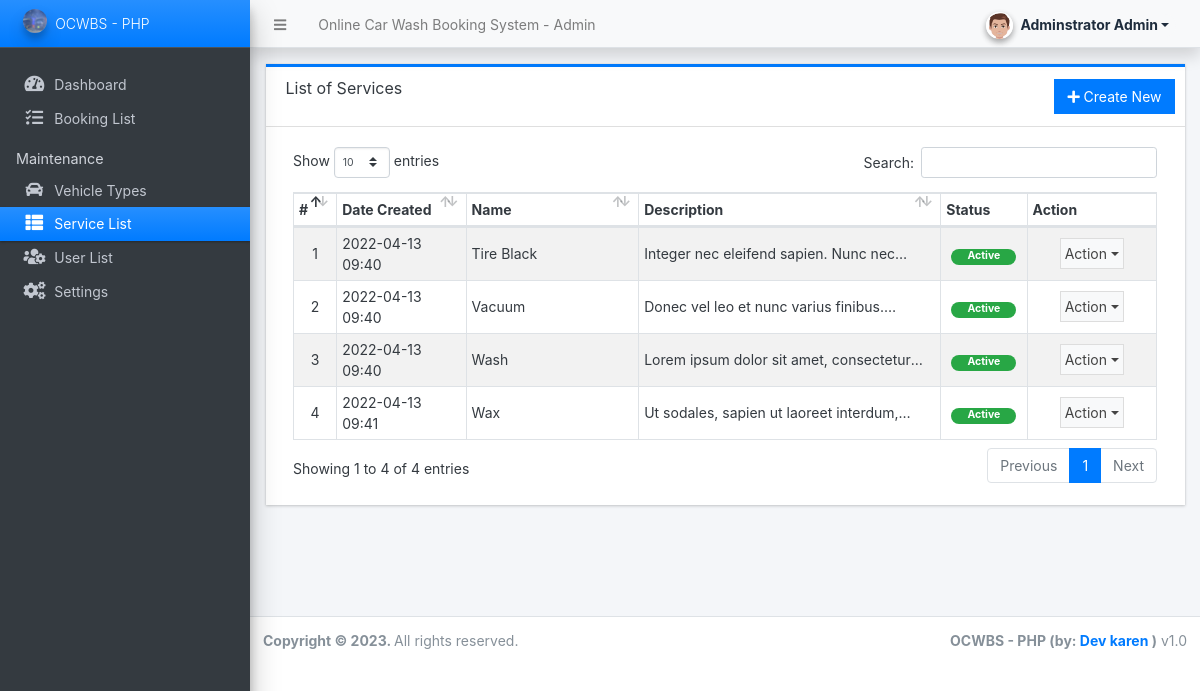
Before: /admin/?page=services (signed in) with the older database file.
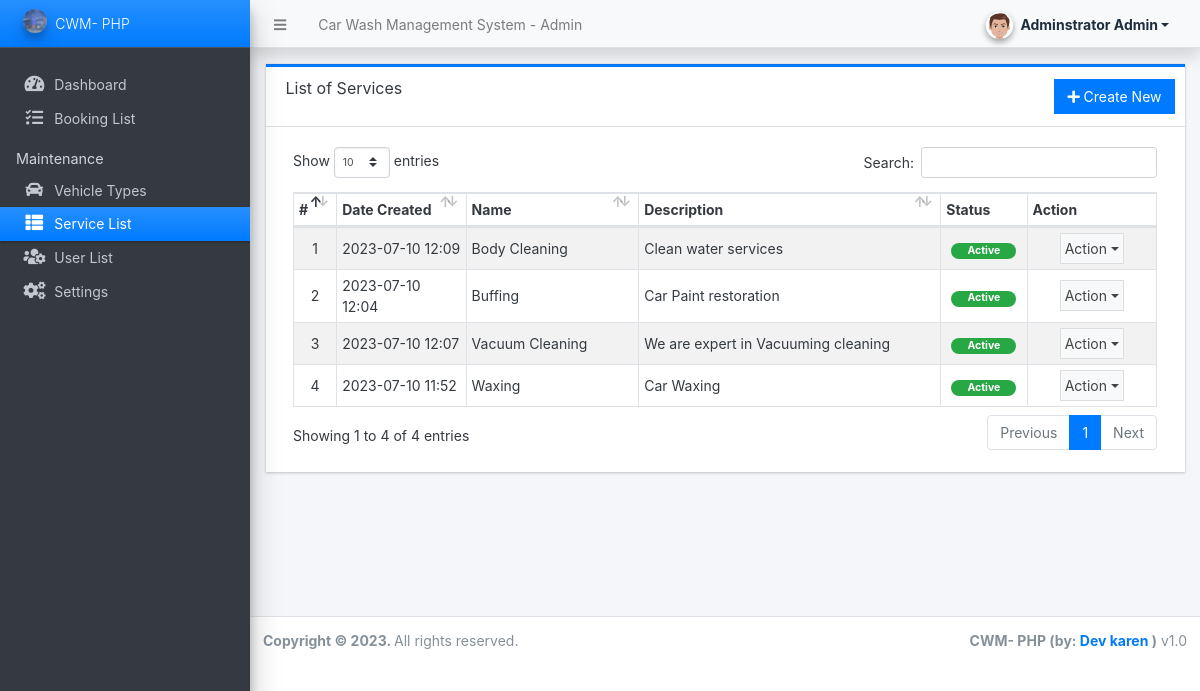
After: the same page with the newer database file.
### tables this page shows
CREATE TABLE `service_list` (
  `id` int(30) NOT NULL,
  `name` text NOT NULL,
  `description` text NOT NULL,
  `status` tinyint(4) NOT NULL DEFAULT 1,
  `delete_flag` tinyint(4) NOT NULL DEFAULT 0,
  `date_created` datetime NOT NULL DEFAULT current_timestamp(),
  `date_updated` datetime NOT NULL DEFAULT current_timestamp() ON UPDATE current_timestamp()
);

### config.php (called while the page is built, shortened)
<?php
require_once('classes/DBConnection.php');
require_once('classes/SystemSettings.php');
function validate_image($file){
	if(!empty($file)){
        $ex = explode("?",$file);
        $file = $ex[0];
        $ts = isset($ex[1]) ? "?".$ex[1] : '';
		if(is_file(base_app.$file)){
			return base_url.$file.$ts;
		}else{
			return base_url.'dist/img/no-image-available.png';
		}
	}else{
		return base_url.'dist/img/no-image-available.png';
	}
}
function isMobileDevice(){
    $aMobileUA = array(
        '/iphone/i' => 'iPhone',
        '/ipod/i' => 'iPod',
        '/ipad/i' => 'iPad',
        '/android/i' => 'Android',
        '/blackberry/i' => 'BlackBerry',
        '/webos/i' => 'Mobile'
    );
    return false;
}
?>

### classes/DBConnection.php (called while the page is built, shortened)
<?php
class DBConnection{
    private $host = DB_SERVER;
    private $username = DB_USERNAME;
    private $password = DB_PASSWORD;
    private $database = DB_NAME;
    public $conn;
    public function __construct(){
        if (!isset($this->conn)) {
            $this->conn = new mysqli($this->host, $this->username, $this->password, $this->database);
        }
    }
}
?>

### classes/SystemSettings.php (called while the page is built, shortened)
<?php
class SystemSettings extends DBConnection{
	function info($field=''){
		if(!empty($field)){
			if(isset($_SESSION['system_info'][$field]))
				return $_SESSION['system_info'][$field];
			else
				return false;
		}else{
			return false;
		}
	}
}
$_settings = new SystemSettings();
?>

### admin/services/index.php (the view, shortened to what the changed rows need)
<div class="card card-outline rounded-0 card-primary">
	<div class="card-body">
        <div class="container-fluid">
			<table class="table table-hover table-striped table-bordered" id="list">
				<colgroup>
				</colgroup>
				<thead>
					<tr>
						<th>#</th>
						<th>Date Created</th>
						<th>Name</th>
						<th>Description</th>
						<th>Status</th>
						<th>Action</th>
					</tr>
				</thead>
				<tbody>
					<?php
					$i = 1;
						$qry = $conn->query("SELECT * from `service_list` where delete_flag = 0 order by `name` asc ");
						while($row = $qry->fetch_assoc()):
					?>
						<tr>
							<td class="text-center"><?php echo $i++; ?></td>
							<td><?php echo date("Y-m-d H:i",strtotime($row['date_created'])) ?></td>
							<td><?php echo $row['name'] ?></td>
							<td ><p class="m-0 truncate-1"><?= $row['description'] ?></p></td>
							<td class="text-center">
                                <?php if($row['status'] == 1): ?>
                                    <span class="badge badge-success px-3 rounded-pill">Active</span>
                                <?php else: ?>
                                    <span class="badge badge-danger px-3 rounded-pill">Inactive</span>
                                <?php endif; ?>
                            </td>
							<td align="center">
								 <button type="button" class="btn btn-flat p-1 btn-default btn-sm dropdown-toggle dropdown-icon" data-toggle="dropdown">
				                  		Action
				                  </button>
							</td>
						</tr>
					<?php endwhile; ?>
				</tbody>
			</table>
		</div>
	</div>
</div>

### admin/inc/topBarNav.php (shortened to what the changed rows need)
<nav class="main-header navbar navbar-expand navbar-light shadow text-sm">
  <ul class="navbar-nav">
    <li class="nav-item d-none d-sm-inline-block">
      <a href="<?php echo base_url ?>" class="nav-link"><?php echo (!isMobileDevice()) ? $_settings->info('name'):$_settings->info('short_name'); ?> - Admin</a>
    </li>
  </ul>
</nav>

### admin/inc/navigation.php (shortened to what the changed rows need)
<aside class="main-sidebar sidebar-dark-primary elevation-4 sidebar-no-expand">
  <a href="<?php echo base_url ?>admin" class="brand-link bg-gradient-primary text-sm">
  <img src="<?php echo validate_image($_settings->info('logo'))?>" alt="Store Logo" class="brand-image img-circle elevation-3" style="opacity: .8;width: 1.5rem;height: 1.5rem;max-height: unset">
  <span class="brand-text font-weight-light"><?php echo $_settings->info('short_name') ?></span>
  </a>
</aside>

### admin/inc/footer.php (shortened to what the changed rows need)
<footer class="main-footer text-sm">
        <div class="float-right d-none d-sm-inline-block">
          <b><?php echo $_settings->info('short_name') ?> (by: <a href="" target="blank">Dev karen</a> )</b> v1.0
        </div>
      </footer>
    </div>

Changed rows visible on the page:
no longer on this page (row edited): service_list: date_created "2022-04-13 09:40", name "Tire Black", description "Integer nec eleifend sapien. Nunc…", status "Active"
no longer on this page (row edited): service_list: date_created "2022-04-13 09:40", name "Vacuum", description "Donec vel leo et nunc varius…", status "Active"
no longer on this page (row edited): service_list: date_created "2022-04-13 09:40", name "Wash", description "Lorem ipsum dolor sit amet,…", status "Active"
no longer on this page (row edited): service_list: date_created "2022-04-13 09:41", name "Wax", description "Ut sodales, sapien ut laoreet…", status "Active"
added service_list: date_created "2023-07-10 12:09", name "Body Cleaning", description "Clean water services", status "Active"
added service_list: date_created "2023-07-10 12:04", name "Buffing", description "Car Paint restoration", status "Active"
added service_list: date_created "2023-07-10 12:07", name "Vacuum Cleaning", description "We are expert in Vacuuming cleaning", status "Active"
added service_list: date_created "2023-07-10 11:52", name "Waxing", description "Car Waxing", status "Active"
Other visible differences:
$_settings->info('name'): "Online Car Wash Booking System" → "Car Wash Management System"
$_settings->info('short_name'): "OCWBS - PHP" → "CWM- PHP"
